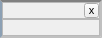
<?xml version="1.0" encoding="UTF-8"?>
<ui version="4.0">
 <class>frameRecLabel</class>
 <widget class="QWidget" name="frameRecLabel">
  <property name="geometry">
   <rect>
    <x>0</x>
    <y>0</y>
    <width>102</width>
    <height>38</height>
   </rect>
  </property>
  <property name="sizePolicy">
   <sizepolicy hsizetype="Expanding" vsizetype="Preferred">
    <horstretch>0</horstretch>
    <verstretch>0</verstretch>
   </sizepolicy>
  </property>
  <property name="maximumSize">
   <size>
    <width>16777215</width>
    <height>70</height>
   </size>
  </property>
  <property name="windowTitle">
   <string>RecLabel</string>
  </property>
  <property name="styleSheet">
   <string notr="true"/>
  </property>
  <layout class="QVBoxLayout" name="verticalLayout_3">
   <property name="spacing">
    <number>0</number>
   </property>
   <property name="leftMargin">
    <number>0</number>
   </property>
   <property name="topMargin">
    <number>0</number>
   </property>
   <property name="rightMargin">
    <number>0</number>
   </property>
   <property name="bottomMargin">
    <number>0</number>
   </property>
   <item>
    <widget class="QFrame" name="framew">
     <property name="sizePolicy">
      <sizepolicy hsizetype="Expanding" vsizetype="Expanding">
       <horstretch>0</horstretch>
       <verstretch>0</verstretch>
      </sizepolicy>
     </property>
     <property name="maximumSize">
      <size>
       <width>16777215</width>
       <height>16777215</height>
      </size>
     </property>
     <property name="mouseTracking">
      <bool>true</bool>
     </property>
     <property name="styleSheet">
      <string notr="true">#framew{
border:2px inset gray;
border-left-color: rgba(40, 81, 121,0.5);
}
#framew:hover{
 border:2px outset rgb(198, 229, 220);
 border-left-color:rgb(73, 120, 100);
}</string>
     </property>
     <property name="frameShape">
      <enum>QFrame::StyledPanel</enum>
     </property>
     <property name="frameShadow">
      <enum>QFrame::Raised</enum>
     </property>
     <layout class="QVBoxLayout" name="verticalLayout_2">
      <property name="spacing">
       <number>0</number>
      </property>
      <property name="leftMargin">
       <number>0</number>
      </property>
      <property name="topMargin">
       <number>0</number>
      </property>
      <property name="rightMargin">
       <number>0</number>
      </property>
      <property name="bottomMargin">
       <number>0</number>
      </property>
      <item>
       <widget class="QFrame" name="frameTime">
        <property name="sizePolicy">
         <sizepolicy hsizetype="Expanding" vsizetype="Preferred">
          <horstretch>0</horstretch>
          <verstretch>0</verstretch>
         </sizepolicy>
        </property>
        <property name="mouseTracking">
         <bool>true</bool>
        </property>
        <property name="frameShape">
         <enum>QFrame::StyledPanel</enum>
        </property>
        <property name="frameShadow">
         <enum>QFrame::Raised</enum>
        </property>
        <layout class="QHBoxLayout" name="horizontalLayout">
         <property name="spacing">
          <number>0</number>
         </property>
         <property name="leftMargin">
          <number>0</number>
         </property>
         <property name="topMargin">
          <number>0</number>
         </property>
         <property name="rightMargin">
          <number>0</number>
         </property>
         <property name="bottomMargin">
          <number>0</number>
         </property>
         <item>
          <widget class="QLabel" name="labelTime">
           <property name="sizePolicy">
            <sizepolicy hsizetype="Expanding" vsizetype="Preferred">
             <horstretch>0</horstretch>
             <verstretch>0</verstretch>
            </sizepolicy>
           </property>
           <property name="mouseTracking">
            <bool>false</bool>
           </property>
           <property name="styleSheet">
            <string notr="true"/>
           </property>
           <property name="text">
            <string/>
           </property>
          </widget>
         </item>
         <item>
          <widget class="QPushButton" name="btnDelRec">
           <property name="sizePolicy">
            <sizepolicy hsizetype="Fixed" vsizetype="Fixed">
             <horstretch>0</horstretch>
             <verstretch>0</verstretch>
            </sizepolicy>
           </property>
           <property name="minimumSize">
            <size>
             <width>15</width>
             <height>15</height>
            </size>
           </property>
           <property name="maximumSize">
            <size>
             <width>15</width>
             <height>15</height>
            </size>
           </property>
           <property name="font">
            <font>
             <pointsize>8</pointsize>
            </font>
           </property>
           <property name="mouseTracking">
            <bool>false</bool>
           </property>
           <property name="toolTip">
            <string>删除</string>
           </property>
           <property name="statusTip">
            <string/>
           </property>
           <property name="styleSheet">
            <string notr="true">padding:0px</string>
           </property>
           <property name="text">
            <string>x</string>
           </property>
           <property name="iconSize">
            <size>
             <width>5</width>
             <height>5</height>
            </size>
           </property>
          </widget>
         </item>
        </layout>
       </widget>
      </item>
      <item>
       <widget class="QFrame" name="frameCon">
        <property name="mouseTracking">
         <bool>false</bool>
        </property>
        <property name="styleSheet">
         <string notr="true"/>
        </property>
        <property name="frameShape">
         <enum>QFrame::StyledPanel</enum>
        </property>
        <property name="frameShadow">
         <enum>QFrame::Raised</enum>
        </property>
        <layout class="QVBoxLayout" name="verticalLayout">
         <property name="spacing">
          <number>0</number>
         </property>
         <property name="leftMargin">
          <number>0</number>
         </property>
         <property name="topMargin">
          <number>0</number>
         </property>
         <property name="rightMargin">
          <number>0</number>
         </property>
         <property name="bottomMargin">
          <number>0</number>
         </property>
         <item>
          <widget class="QLabel" name="labelContent">
           <property name="sizePolicy">
            <sizepolicy hsizetype="Expanding" vsizetype="Preferred">
             <horstretch>0</horstretch>
             <verstretch>0</verstretch>
            </sizepolicy>
           </property>
           <property name="mouseTracking">
            <bool>false</bool>
           </property>
           <property name="styleSheet">
            <string notr="true"/>
           </property>
           <property name="text">
            <string/>
           </property>
           <property name="scaledContents">
            <bool>true</bool>
           </property>
           <property name="wordWrap">
            <bool>false</bool>
           </property>
          </widget>
         </item>
        </layout>
       </widget>
      </item>
     </layout>
    </widget>
   </item>
  </layout>
 </widget>
 <resources/>
 <connections/>
</ui>
